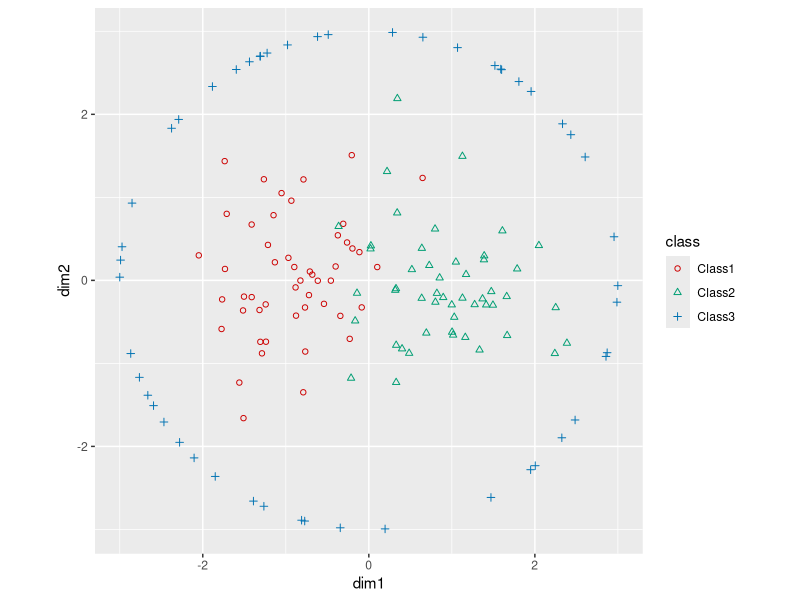

The R source for this figure: (Note: this script raises an error after producing the figure.)
## Question 2 ----
# load libraries ----
library(mvtnorm)
library(dplyr)
library(ggplot2)
library(caret)
library(pROC)

# simulate data ----
# define a function to generate Gaussian distributed data
generate.gaussian <- function(n, center, sigma, label) {
  data <- rmvnorm(n, mean = center, sigma = sigma)   # random number generator
  data <- data.frame(data)
  names(data) <- c('dim1', 'dim2')   # label 2 dimensions
  data <- data %>% mutate(class=factor(label))   # create a new column named 'class'
  data   # return a data frame
}
# define a function to generate symmetric matrix
sym.matrix <- function(nrow, diag, off.diag) {
  n <- nrow   # number of rows
  d <- diag   # diagonal elements
  od <- off.diag   # off-diagonal elements
  matrix <- matrix(rep(d, n*n), nrow = n)   # initialise a matrix
  matrix[upper.tri(matrix)] <- od   # assign the upper triangle of matrix
  matrix[lower.tri(matrix)] <- od   # assign the lower triangle of matrix
  matrix
}
# create 3 classes
n1 <- 50   # number of obs in class 1
n2 <- 50   # number of obs in class 2
n3 <- 50   # number of obs in class 3
# class 1 and 2 - a mixture of Gaussian distributions
# parameters for multivariate normal distribution
center1 <- c(-1,0)   # mean vector of class 1
center2 <- c(1,0)   # mean vector of class 2
sigma1 <- sym.matrix(nrow = 2, diag = 0.5, off.diag = 0.1)   # covariance matrix of class 1
sigma2 <- sym.matrix(nrow = 2, diag = 0.5, off.diag = 0.1)   # covariance matrix of class 2
# generate class 1 and 2
set.seed(123)   # for reproducibility
data1 <- generate.gaussian(n1, center1, sigma1, 'Class1')   # generate random values for class 1
data2 <- generate.gaussian(n2, center2, sigma2, 'Class2')   # generate random values for class 2
# class 3 - random values on a circle
radius <- 3   # radius of the circle
x <- 0; y <- 0   # center of the circle
alpha <- 2 * pi * runif(n3)   # random angle
x <- radius * cos(alpha) + x   # dimension 1
y <- radius * sin(alpha) + y   # dimension 2
data3 <- data.frame(dim1 = x, dim2 = y)
data3 <- data3 %>% mutate(class=factor('Class3'))   # create a new column named 'class'

# generate one simulation data set
data <- bind_rows(data1, data2, data3)   # stack the 3 data frames
# have a look at data set
data %>% ggplot(aes(x=dim1, y=dim2, shape=class, colour=class)) +   # visual properties
  geom_point() +    # show scatter plots
  coord_fixed() +   # the same scale of x and y
  scale_shape_manual(values=c(1,2,3)) +  # symbols for points
  scale_colour_manual(values=c('#CC0000','#009E73','#0072B2'))   # colours for points

# random split ----
set.seed(12)   # for reproducibility
# create index for 50% training set
idx.train <- createDataPartition(data$class, 
                                 p = 0.5, times = 1, list = FALSE)
train.feature <- data[idx.train,-3]   # training features
train.label <- data$class[idx.train]   # training labels
test.feature <- data[-idx.train,-3]   # test features
test.label <- data$class[-idx.train]   # test labels

# train SVM with polynomial kernel ----
# set up training control
fitControl <- trainControl(method = 'repeatedcv',   
                           number = 5,   # 5-fold cross-validation
                           repeats = 3,   # cv repeated 3 times
                           classProbs = TRUE)   # get probabilities
# set up a grid of tuning parameters
grid.poly <- expand.grid(degree = c(2, 3, 4, 5),   # polynomial degree
                         scale = c(0.01, 0.1, 1),   # scale
                         C = c(0.01, 0.1, 1, 10))   # cost
# training process
set.seed(122)
svm.poly <- train(x = train.feature, y = train.label,
                  method = 'svmPoly',   # SVM with Polynomial Kernel (kernlab)
                  trControl = fitControl,
                  preProcess = c('center', 'scale'),
                  tuneGrid = grid.poly)
# have a look at output
svm.poly
# plot training accuracy against parameters
plot(svm.poly)
# compute test error
pred.poly <- predict(svm.poly, test.feature)
err.poly <- mean(pred.poly!=test.label)
err.poly

# train SVM with RBF kernel ----
# set up training control
fitControl <- trainControl(method = 'repeatedcv',   
                           number = 5,   # 5-fold cross-validation
                           repeats = 3,   # cv repeated 3 times
                           classProbs = TRUE)   # get probabilities
# set up a grid of tuning parameters
grid.radial <- expand.grid(sigma = c(0.01, 0.1, 1, 2, 4, 6, 8, 10),   # gamma
                           C = c(0.01, 0.1, 1, 10))   # cost
# training process
set.seed(122)
svm.radial <- train(x = train.feature, y = train.label,
                    method = 'svmRadial',   # SVM with Radial Basis Function Kernel (kernlab)
                    trControl = fitControl,
                    preProcess = c('center', 'scale'),
                    tuneGrid = grid.radial)
# have a look at output
svm.radial
# plot training accuracy against parameters
plot(svm.radial)
# compute test error
pred.radial <- predict(svm.radial, test.feature)
err.radial <- mean(pred.radial!=test.label)
err.radial

# train SVC ----
# set up training control
fitControl <- trainControl(method = 'repeatedcv',   
                           number = 5,   # 5-fold cross-validation
                           repeats = 3,   # cv repeated 3 times
                           classProbs = TRUE)   # get probabilities
# set up a grid of tuning parameters
grid.linear <- expand.grid(C = c(0.01, 0.1, 1, 10, 20, 30, 40, 50))   # cost
# training process
set.seed(122)
svm.linear <- train(x = train.feature, y = train.label,
                    method = 'svmLinear',   # SVM with Linear Kernel (kernlab)
                    trControl = fitControl,
                    preProcess = c('center', 'scale'),
                    tuneGrid = grid.linear)  
# have a look at output
svm.linear
# plot training accuracy against parameters
plot(svm.linear)
# compute test error
pred.linear <- predict(svm.linear, test.feature)
err.linear <- mean(pred.linear!=test.label)
err.linear

# compare test errors ----
err <- data.frame(err.poly, err.radial, err.linear)
rownames(err) <- 'test error rate'
colnames(err) <- c('polynomial', 'RBF', 'linear')
err

# calculate AUC values ----
# compute AUC of polynomial kernel
prob.poly <- predict(svm.poly, test.feature, type = 'prob')
roc.poly <- multiclass.roc(predictor = prob.poly, response = test.label)
auc.poly <- roc.poly$auc
auc.poly
# compute AUC of polynomial kernel
prob.radial <- predict(svm.radial, test.feature, type = 'prob')
roc.radial <- multiclass.roc(predictor = prob.radial, response = test.label)
auc.radial <- roc.radial$auc
auc.radial
# compute AUC of polynomial kernel
prob.linear <- predict(svm.linear, test.feature, type = 'prob')
roc.linear <- multiclass.roc(predictor = prob.linear, response = test.label)
auc.linear <- roc.linear$auc
auc.linear
# compare the results
auc <- data.frame(auc.poly, auc.radial, auc.linear)
rownames(auc) <- '3-class AUC (test)'
colnames(auc) <- c('polynomial', 'RBF', 'linear')
auc


